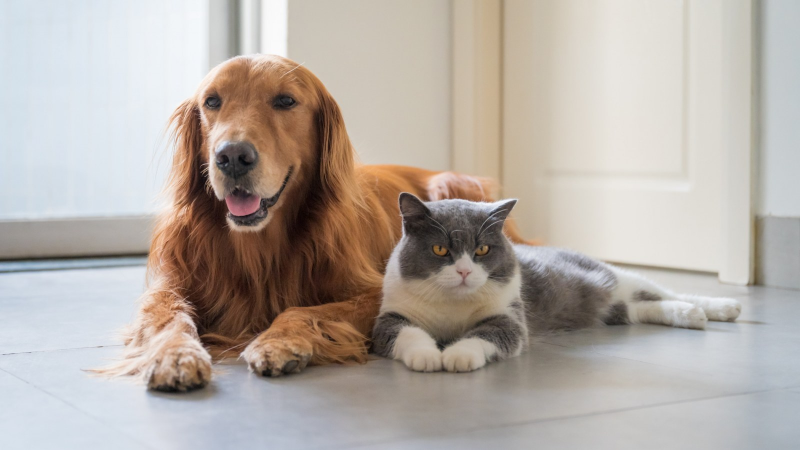
#> input picture dogcat.jpg, 1600 x 900 px, given in place of the camera (shown at 1/2 size)
$ python test.py
#> lines starting #> are read from the running program, lines starting #| are printed output that depends on the picture; after the words box and inside, x2 and y2 are one past the last pixel; in counts of white or black regions, pixels touching at a corner belong together
import cv2
import numpy as np

wCam, hCam = 610, 470

capture = cv2.VideoCapture(0)
capture.set(3, wCam)
capture.set(4, hCam)

while True:
    ret, image = capture.read()
#> image is the input picture: shape (900, 1600, 3); mean B, G, R 165.3, 172.2, 180.7

    if not ret:
        capture.release()
        cv2.destroyAllWindows()
        break

    gray = cv2.cvtColor(image, cv2.COLOR_BGR2GRAY)
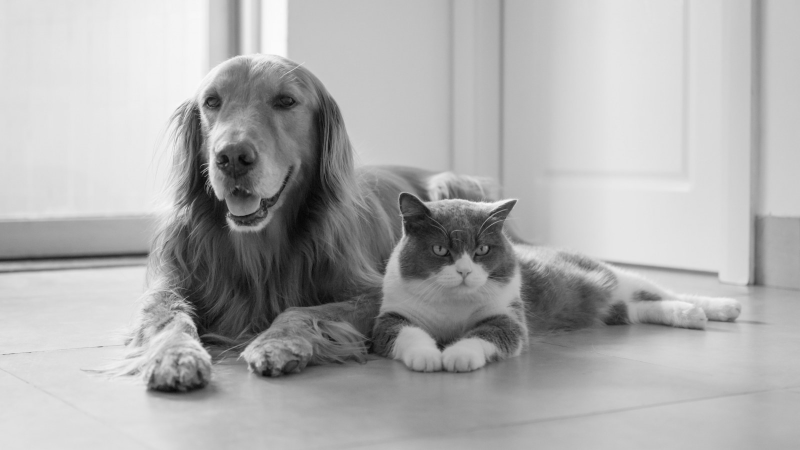
#> gray: shape (900, 1600) (shown at 1/2 size); min 4, max 253, mean 174
    blur = cv2.GaussianBlur(gray, (5, 5), 1)
    sharpen_kernel = np.array([[-1,-1,-1], [-1,9,-1], [-1,-1,-1]])
    sharpen = cv2.filter2D(blur, -1, sharpen_kernel)

    thresh = cv2.threshold(sharpen,160,255, cv2.THRESH_BINARY_INV)[1]
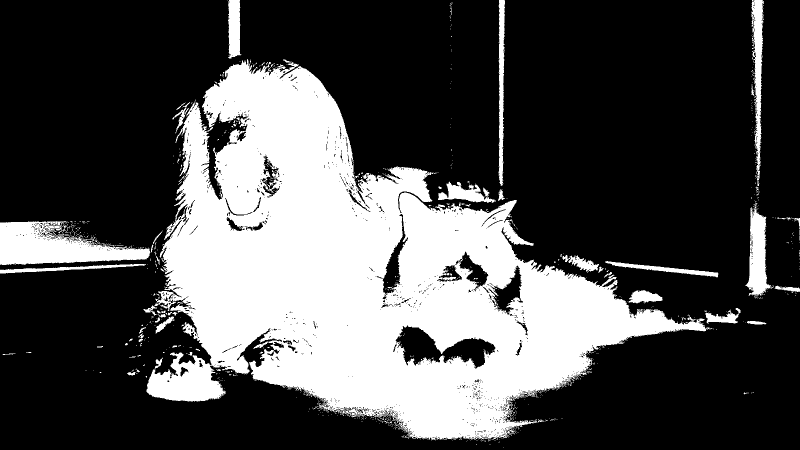
#> thresh: shape (900, 1600) (shown at 1/2 size); 30.2% white; 885 white regions (821 under 20 px), largest, box (x1, y1, x2, y2) and area: (293, 118, 1424, 881) 388762, (0, 442, 300, 530) 15518, (1491, 406, 1548, 597) 5203
    kernel = cv2.getStructuringElement(cv2.MORPH_RECT, (3,3))
    close = cv2.morphologyEx(thresh, cv2.MORPH_CLOSE, kernel, iterations=2)
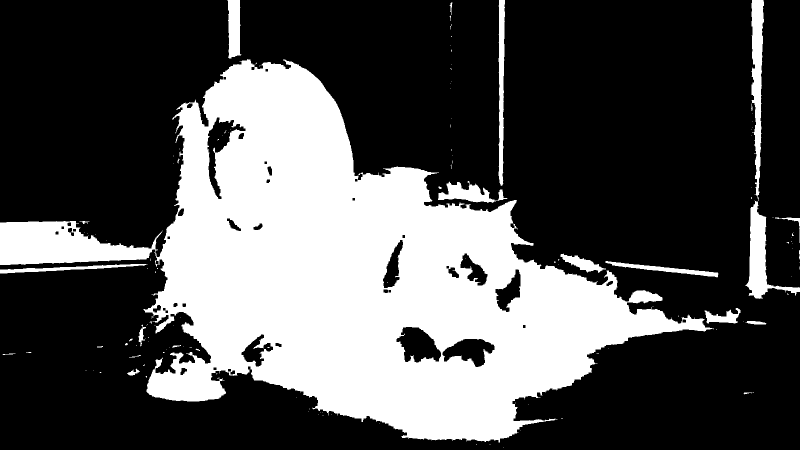
#> close: shape (900, 1600) (shown at 1/2 size); 32% white; 139 white regions (111 under 20 px)

    cnts = cv2.findContours(close, cv2.RETR_EXTERNAL, cv2.CHAIN_APPROX_SIMPLE)
#> cnts = 131 contours, 114 with area under 20; largest, box (x1, y1, x2, y2) and area: (0, 118, 1428, 885) 449652, (1491, 402, 1600, 598) 5822, (1503, 0, 1528, 402) 5514, (997, 0, 1010, 372) 3126, (876, 362, 1015, 406) 2566
    cnts = cnts[0] if len(cnts) == 2 else cnts[1]

    min_area = 100
    max_area = 150000
    for c in cnts:
        area = cv2.contourArea(c)
        if area > min_area and area < 510 * 370:
            x,y,w,h = cv2.boundingRect(c)
            cv2.rectangle(image, (x, y), (x + w, y + h), (36,255,12), 2)
#> this loop made 131 passes
#> (area, x, y, w, h) on passes 25, 51, 53, 59, 69, 72, 75, 91, 93, 98, 129, 130: (122.5, 254, 737, 26, 14), (194.5, 277, 649, 15, 44), (163.5, 1491, 642, 42, 7), (1028.5, 1409, 616, 72, 31), (1464.5, 0, 528, 295, 19), (1591.5, 1210, 522, 227, 33), (1270, 1121, 507, 91, 39), (151, 1550, 435, 50, 51), (5822, 1491, 402, 109, 196), (2566, 876, 362, 139, 44), (5514.5, 1503, 0, 25, 402), (3126.5, 997, 0, 13, 372)
#> area on pass 39: 25.5
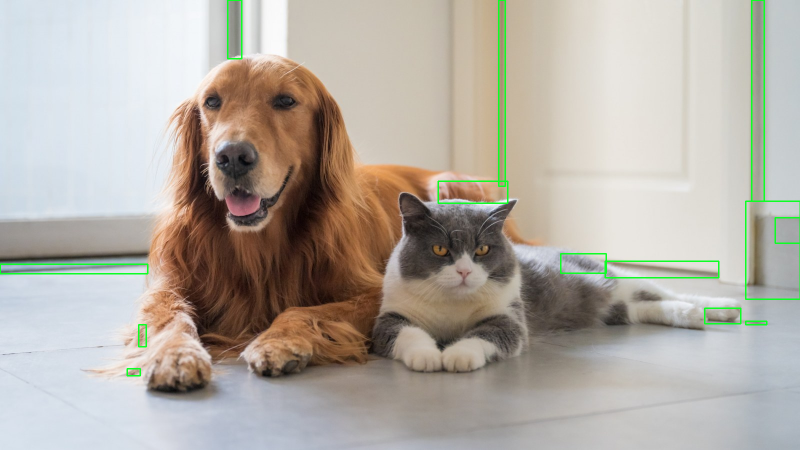
#> image: shape (900, 1600, 3) (shown at 1/2 size); 0.98% of pixels changed, all inside (x1, y1, x2, y2) = (0, 0, 1600, 753)

    cv2.imshow('image', image)

    if cv2.waitKey(20) & 0xFF == ord('d'):
#> (key Esc is pressed here)
        cv2.destroyAllWindows()
        break
